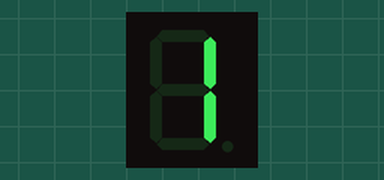
Bench run of a sketch on a simulated Arduino Uno, built with avr-gcc and run on an emulated ATmega328P. Shown: 1-digit seven-segment display. Wiring (inferred from the names in the program): 1-digit 7-segment display, segments lit when HIGH: segments pin 4, pin 5, pin 6, pin 7, pin 8, pin 9, pin 10, pin 11. The segment pins are drawn as the display they are named for.

Above: at 0.1 s.
At 0.6 s:
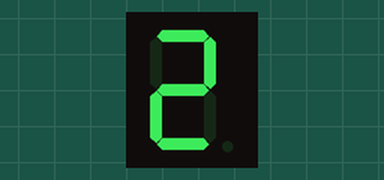
At 1.1 s:
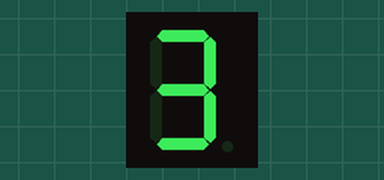
At 2.1 s:
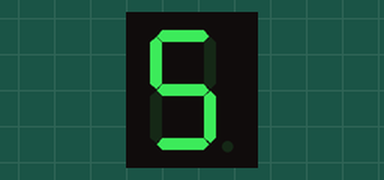
At 3.1 s:
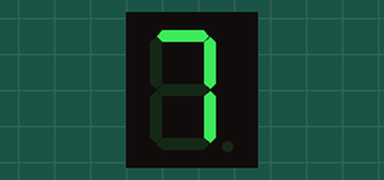
At 4.6 s:
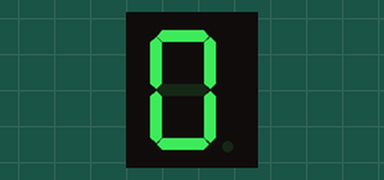

The sketch:

ex18.ino
```cpp
int a = 4;
int b = 5;
int c = 6;
int d = 7;
int e = 8;
int f = 9;
int g = 10;
int dp = 11;

void d1() {
  digitalWrite(a, LOW);
  digitalWrite(b, HIGH);
  digitalWrite(c, HIGH);
  digitalWrite(d, LOW);
  digitalWrite(e, LOW);
  digitalWrite(f, LOW);
  digitalWrite(g, LOW);
  digitalWrite(dp, LOW);
}

void d2() {
  digitalWrite(a, HIGH);
  digitalWrite(b, HIGH);
  digitalWrite(c, LOW);
  digitalWrite(d, HIGH);
  digitalWrite(e, HIGH);
  digitalWrite(f, LOW);
  digitalWrite(g, HIGH);
  digitalWrite(dp, LOW);
}

void d3() {
  digitalWrite(a, HIGH);
  digitalWrite(b, HIGH);
  digitalWrite(c, HIGH);
  digitalWrite(d, HIGH);
  digitalWrite(e, LOW);
  digitalWrite(f, LOW);
  digitalWrite(g, HIGH);
  digitalWrite(dp, LOW);
}

void d4() {
  digitalWrite(a, LOW);
  digitalWrite(b, HIGH);
  digitalWrite(c, HIGH);
  digitalWrite(d, LOW);
  digitalWrite(e, LOW);
  digitalWrite(f, HIGH);
  digitalWrite(g, HIGH);
  digitalWrite(dp, LOW);
}

void d5() {
  digitalWrite(a, HIGH);
  digitalWrite(b, LOW);
  digitalWrite(c, HIGH);
  digitalWrite(d, HIGH);
  digitalWrite(e, LOW);
  digitalWrite(f, HIGH);
  digitalWrite(g, HIGH);
  digitalWrite(dp, LOW);
}

void d6() {
  digitalWrite(a, HIGH);
  digitalWrite(b, LOW);
  digitalWrite(c, HIGH);
  digitalWrite(d, HIGH);
  digitalWrite(e, HIGH);
  digitalWrite(f, HIGH);
  digitalWrite(g, HIGH);
  digitalWrite(dp, HIGH);
}

void d7() {
  digitalWrite(a, HIGH);
  digitalWrite(b, HIGH);
  digitalWrite(c, HIGH);
  digitalWrite(d, LOW);
  digitalWrite(e, LOW);
  digitalWrite(f, LOW);
  digitalWrite(g, LOW);
  digitalWrite(dp, LOW);
}

void d8() {
  digitalWrite(a, HIGH);
  digitalWrite(b, HIGH);
  digitalWrite(c, HIGH);
  digitalWrite(d, HIGH);
  digitalWrite(e, HIGH);
  digitalWrite(f, HIGH);
  digitalWrite(g, HIGH);
  digitalWrite(dp, LOW);
}

void d9() {
  digitalWrite(a, HIGH);
  digitalWrite(b, HIGH);
  digitalWrite(c, HIGH);
  digitalWrite(d, HIGH);
  digitalWrite(e, LOW);
  digitalWrite(f, HIGH);
  digitalWrite(g, HIGH);
  digitalWrite(dp, HIGH);
}

void d0() {
  digitalWrite(a, HIGH);
  digitalWrite(b, HIGH);
  digitalWrite(c, HIGH);
  digitalWrite(d, HIGH);
  digitalWrite(e, HIGH);
  digitalWrite(f, HIGH);
  digitalWrite(g, LOW);
  digitalWrite(dp, LOW);
}

void setup() {
  // put your setup code here, to run once:
  for (int i = 4; i <= 11; ++i) {
    pinMode(i, OUTPUT);
  }
}

void loop() {
  // put your main code here, to run repeatedly:
  d1();
  delay(500);
  d2();
  delay(500);
  d3();
  delay(500);
  d4();
  delay(500);
  d5();
  delay(500);
  d6();
  delay(500);
  d7();
  delay(500);
  d8();
  delay(500);
  d9();
  delay(500);
  d0();
  delay(500);
}
```

Measured:
- by itself, everything shown: repeats every 5.0 s, in 10 steps
- what the display in image 1 shows lasts 0.5 s, from 0.5 s to 1.0 s
